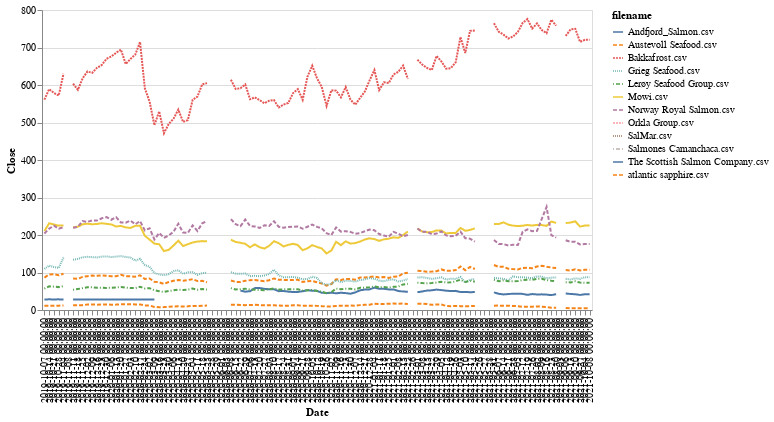

The notebook cell this image was saved under:
### Markdown cell above
https://altair-viz.github.io/gallery/multi_series_line.html

### Code cell
import altair as alt
from vega_datasets import data



alt.Chart(aktie_tidsserie).mark_line().encode(
    x='Date:O',
    y='Close',
    color='filename',
    strokeDash='filename'
).properties(width=550)

### Figure 1 — Vega-Lite specification as saved in the notebook (floating-point values rounded to 4 significant figures; data arrays with more than 128 entries replaced by an {"elided": "..."} marker saying what was removed)
{"config": {"view": {"continuousWidth": 400, "continuousHeight": 300}}, "data": {"name": "data-b1aee199161eecb527582825a82f2e81"}, "mark": "line", "encoding": {"color": {"type": "nominal", "field": "filename"}, "strokeDash": {"type": "nominal", "field": "filename"}, "x": {"type": "ordinal", "field": "Date"}, "y": {"type": "quantitative", "field": "Close"}}, "width": 550, "$schema": "https://vega.github.io/schema/vega-lite/v4.8.1.json", "datasets": {"data-b1aee199161eecb527582825a82f2e81": {"elided": "1380 records"}}}
